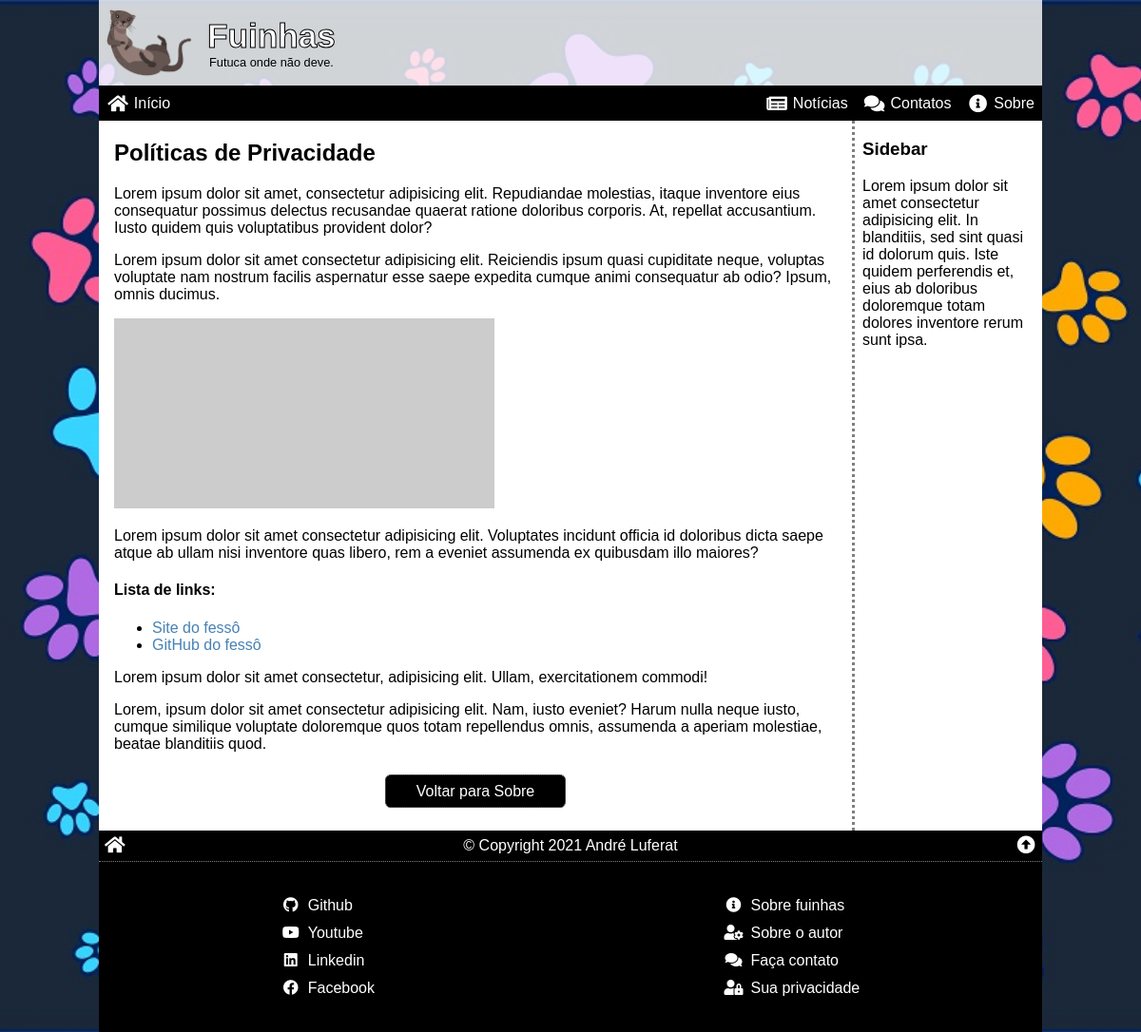
The page /abtview.php?4 on the database its author committed.
### tables this page shows
CREATE TABLE about (
    abt_id INT PRIMARY KEY AUTO_INCREMENT,
    abt_order INT NOT NULL,
    abt_image VARCHAR(255) NOT NULL,
    abt_title VARCHAR(127) NOT NULL,
    abt_intro VARCHAR(255) NOT NULL,
    abt_text LONGTEXT NOT NULL,
    abt_status ENUM ('inativo', 'ativo') DEFAULT 'ativo'
);

### abtview.php (the view, shortened to what this page needs)
<?php
require_once ('_config.php');
$id = 0;
if (isset($_SERVER['QUERY_STRING'])) {
    $id = intval($_SERVER['QUERY_STRING']);
}
$sql = "
SELECT *
FROM `about`
WHERE abt_id = '{$id}' AND abt_status = 'ativo'
";
$res = $conn->query($sql);
$abt = $res->fetch_assoc();
$about = <<<HTML
<h2>{$abt['abt_title']}</h2>
{$abt['abt_text']}
<p class="btn-abts"><a href="/about.php">Voltar para Sobre</a></p>
HTML;
require_once ('_header.php');
?>
<article>
    <?php echo $about ?>
</article>
<aside>
    <h3>Sidebar</h3>
    <p>Lorem ipsum dolor sit amet consectetur adipisicing elit. In blanditiis, sed sint quasi id dolorum quis. Iste quidem perferendis et, eius ab doloribus doloremque totam dolores inventore rerum sunt ipsa.</p>
</aside>
<?php
require_once ('_footer.php');

### css/global.css (style rules this page uses)
* { box-sizing: border-box; outline: 0; }
html, body { position: relative; width: 100%; height: 100%; margin: 0; padding: 0; font-family: sans-serif; font-size: 16px; }
a { color: steelblue; text-decoration: none; transition: .2s; }
body { background-size: cover; background-repeat: no-repeat; background-color: darkgray; }
article { padding: 0 1rem; }
aside { padding: 0 0.5rem; border-top: 3px dotted grey; }
@media (min-width: 640px) { article { flex-grow: 2; } }
@media (min-width: 640px) { aside { border-top: none; border-left: 3px dotted grey; min-width: 200px; max-width: 200px; } }
img.flush { max-width: 100%; width: auto; height: auto; }

### css/abtview.css (style rules this page uses)
.btn-abts { text-align: center; margin: 2rem auto; }
.btn-abts a { color: white; padding: .5rem 2rem; background: rgb(0,0,0); border-radius: .4rem; border: 1px dotted grey; }

### rows shown on the page
about: abt_title "Políticas de Privacidade", abt_text "Lorem ipsum dolor sit amet, consectetur adipisicing elit. Repudiandae molestias, itaque inventore eius consequatur possimus delectus recusandae quaerat ratione doloribus corporis. At, repellat accusantium. Iusto quidem quis voluptatibus provident dolor? Lorem ipsum dolor sit amet consectetur adipisicing elit. Reiciendis ipsum quasi cupiditate neque, voluptas voluptate nam nostrum facilis aspernatur esse saepe expedita cumque animi consequatur ab odio? Ipsum, omnis ducimus. Lorem ipsum dolor sit amet consectetur adipisicing elit. Voluptates incidunt officia id doloribus dicta saepe atque ab ullam nisi inventore quas libero, rem a eveniet assumenda ex quibusdam illo maiores? Lista de links:…"

### other values the page prints
$T['siteName'] "Fuinhas"
$T['siteSlogan'] "Futuca onde não deve."
$siteYear "2021"
$T['siteOwner'] "André Luferat"
$socialFaceName "Github"
$socialFaceName "Youtube"
$socialFaceName "Linkedin"
$socialFaceName "Facebook"
lcfirst($T['siteFullName']) "fuinhas"
